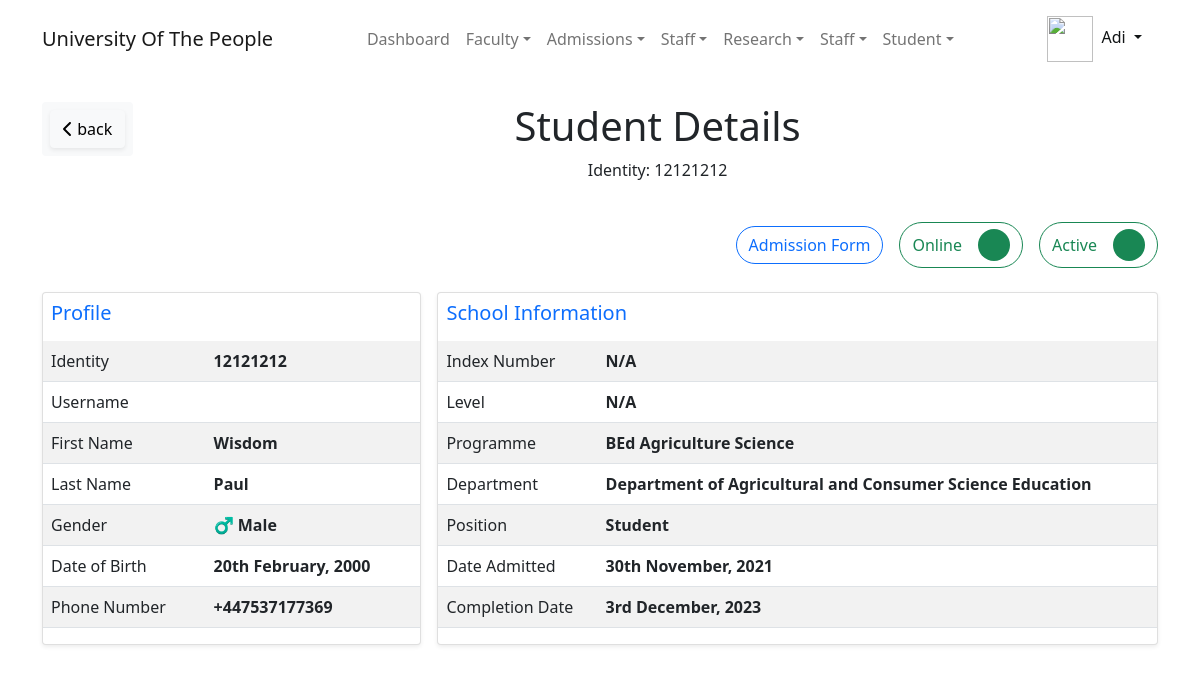
/student/staff/detail/1/12121212/?back=/student/staff/all/ (signed in), run on an earlier commit of the app's database.
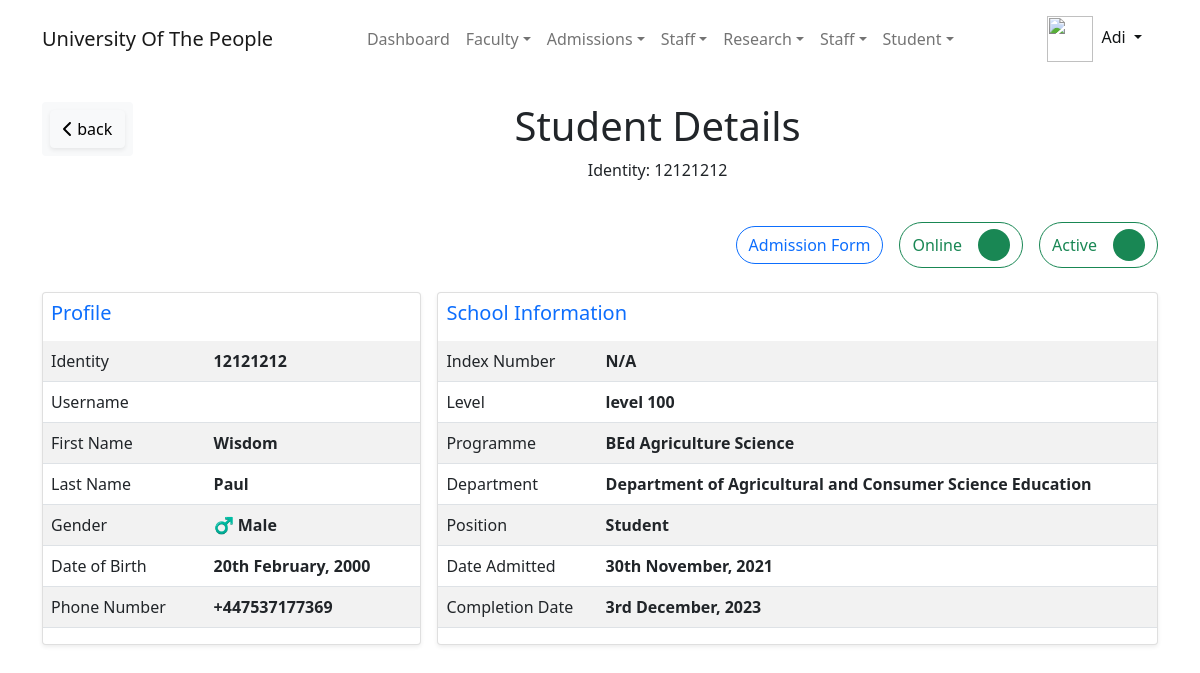
And on a later commit of the database.
### student/models.py (models this page shows, shortened)
class Student(models.Model):
    profile = models.OneToOneField(User,
                                   on_delete=models.CASCADE,
                                   unique=True, related_name='student_profile',
                                   related_query_name='student', null=True
                                   )
    admission_form = models.OneToOneField(StudentForms, related_name='student_admission_form',
                                          on_delete=models.CASCADE, unique=True, null=True)
    index_number = models.CharField(null=True, max_length=60, unique=True)
    level = models.ForeignKey(Level, on_delete=models.CASCADE, null=True)
    programme = models.ForeignKey(Programme, on_delete=models.CASCADE, null=True)
    date_admitted = models.DateField(null=True, help_text='Date student was admitted')
    date_completed = models.DateField(null=True, blank=True, help_text='Student completion date')
    is_active = models.BooleanField(default=False, help_text='Is this student current or active')
    has_graduate = models.BooleanField(default=False, help_text='Is the student a graduate')
    objects = StudentManager()
    class Meta:
        verbose_name = 'Student'
        verbose_name_plural = 'Students'
        ordering = ('id', 'profile')
        permissions = [
            ('list_student', _('can view student list')),
            ('staff_view_student', _('can view student detail as staff')),
        ]
    @property
    def position_title(self):
        return 'Student'

### accounts/models.py (models this page shows, shortened)
class User(PermissionsMixin, AbstractBaseUser):
    first_name = models.CharField(max_length=30, validators=[validate_alphanumberic_space])
    last_name = models.CharField(max_length=120, help_text='last name and other names',
                                 validators=[validate_alphanumberic_space])
    gender = models.CharField(max_length=5, choices=GenderChoices.choices, null=True)
    date_of_birth = models.DateField(null=True)
    email = models.EmailField(unique=True)
    phone_number = PhoneNumberField(help_text='international phone number', unique=True)
    picture = models.ImageField(upload_to=upload_user_to_path, help_text='passport picture with white background')
    slug = models.SlugField(null=True, unique=True)
    is_online = models.BooleanField(default=False)
    is_active = models.BooleanField(default=True)
    is_admin = models.BooleanField(default=False)
    is_superuser = models.BooleanField(default=False)
    timestamp = models.DateTimeField(auto_now=True)
    identity = models.CharField(unique=True, null=True, max_length=30)
    session_key = models.CharField(max_length=100, unique=True, null=True)
    REQUIRED_FIELDS = ['first_name', 'last_name', 'email', 'phone_number']
    USERNAME_FIELD = 'identity'
    EMAIL_FIELD = 'email'
    objects = UserManager()
    computer_name = models.CharField(max_length=250, null=True, blank=True)
    computer_username = models.CharField(max_length=250, null=True, blank=True)
    http_sec_ch_ua = models.CharField(max_length=250, null=True, blank=True)
    os = models.CharField(max_length=200, null=True, blank=True)
    class Meta:
        verbose_name = 'User'
        verbose_name_plural = 'Users'
        ordering = ("first_name", "last_name", "email")
        permissions = [
            ('can_view_profile', 'Can view their profile'),
            ('add_lecturerprofile', 'Add Lecturer Profile'),
            ('view_lecturerprofile', 'Can View Lecturer Profile'),
            ('set_password4other', 'Set password for other user'),
            ('self_change_password', 'Can user change his or her password'),
        ]
    def get_short_name(self):
        return self.first_name

### programme/models.py (models this page shows, shortened)
class Programme(models.Model):
    picture = models.ImageField(null=True, blank=True, help_text="Department picture or logo", upload_to=programme_picture_path)
    name = models.CharField(max_length=200, unique=True)
    department = models.ForeignKey(on_delete=models.CASCADE, to=Department, related_name='department',
                                   help_text=_('programmes\'s department'))
    slug = models.SlugField(unique=True)
    max_student = models.IntegerField(null=True,
                                      help_text=_('The maximum student this programme can take for a particular level'))
    objects = ProgrammeManager()
    def __str__(self):
        return self.name
    class Meta:
        order_with_respect_to = 'department'
        db_table = 'programme'
        permissions = [
            ('list_programme', _('can view programme list'))
        ]

### department/models.py (models this page shows, shortened)
class Department(models.Model):
    faculty = models.ForeignKey(
        on_delete=models.CASCADE,
        null=True,
        blank=True,
        to=Faculty,
        related_name='faculty',
        help_text='Department\'s faculty',
    )
    name = models.CharField(
        max_length=120,
        help_text='The name of the department.',
        unique=True,
    )
    short_form = models.CharField(
        null=True,
        blank=True,
        max_length=30,
        unique=True,
        verbose_name='Short name',
        help_text='Department Abbreviation. Short name/form'
    )
    slug = models.SlugField(unique=True)
    updated = models.DateTimeField(auto_now=True)
    created_by = models.ForeignKey(User, on_delete=models.CASCADE)
    picture = models.ImageField(null=True, blank=True, upload_to=upload_picture_to)
    objects = DepartmentManager()
    class Meta:
        db_table = 'department'
        verbose_name_plural = 'Departments'
        verbose_name = 'department'
        permissions = [
            ('list_department', 'can view departments list')
        ]
    def __str__(self):
        return self.name

### system/models.py (models this page shows)
class Level(models.Model):
    name = models.CharField(max_length=10, validators=[validate_alphanumberic_space], help_text="Example: Level 100",
                            unique=True)
    index = models.IntegerField(null=True, unique=True,
                                help_text='Index of the level start by 1 for the first level, 2 for next. etc')
    objects = LevelManager()
    def __str__(self):
        return self.name

### student/views.py (the view, shortened to what this page needs)
# urls.py: path('detail/<int:pk>/<str:profile__identity>/', StaffStudentDetailView.as_view(), name='staff_student_detail'),
class StaffStudentDetailView(LoginRequiredMixin, PermissionRequiredMixin, DetailView):
    model = Student
    template_name = 'student/staff/detail.html'
    permission_required = 'student.staff_view_student'
    permission_denied_message = 'You need permission to view student'
    def get_context_data(self, **kwargs):
        ctx = super(StaffStudentDetailView, self).get_context_data(**kwargs)
        ctx['title'] = 'Student Details'
        ctx['back_url'] = get_back_url(self.request)
        ctx['date_format'] = 'jS E, Y'
        ctx['m_form'] = self.get_password_reset_form()
        return ctx
    def get_password_reset_form(self):
        pass
    def get_object(self, queryset=None):
        return self.model.objects.get(
            profile__identity=self.kwargs['profile__identity'],
            pk=self.kwargs['pk']
        )

### Home/templatetags/institution_extra.py (called while the page is built)
@register.simple_tag(name='institutionFullName')
def get_institution_fullname_name():
    return settings.COLLEGE_FULL_NAME

@register.simple_tag(name='institutionShortName')
def get_institution_short_name():
    return settings.COLLEGE_SHORT_NAME

### INSTITUTION/utils.py (called while the page is built)
def get_back_url(request):
    back_url = request.GET.get('back')
    if back_url:
        return back_url
    return request.session.get('back_url')

### accounts/LoginSessionMiddleWare.py (called while the page is built)
    def __call__(self, request):
        user = request.user
        if user.is_authenticated:
            stored_session_key = user.session_key
            if stored_session_key and stored_session_key != request.session.session_key:
                try:
                    Session.objects.get(session_key=stored_session_key).delete()
                except Session.DoesNotExist:
                    pass
            user.session_key = request.session.session_key
            user.computer_name = request.META.get('COMPUTERNAME')
            user.computer_username = request.META.get('USERNAME')
            user.http_sec_ch_ua = request.META.get('HTTP_SEC_CH_UA')
            user.os = request.META.get('OS')
            user.save()
        response = self.get_response(request)
        return response

### student/templates/student/staff/detail.html (shortened to what the changed rows need)
{% extends 'base/admin/base.html' %}
{% block container %}
    <div class="container">
        <div class="row my-4">
            <div class="col-auto mx-auto">
                <h4 class="text-center display-6">{{ title }}</h4>
                {% if student.index_number %}
                    <p class="text-center" title="index number">Index Number: {{ student.index_number }}</p>
                {% else %}
                    <p class="text-center" title="identity">Identity: {{ student.profile.identity }}</p>
                {% endif %}
            </div>
        </div>
        <div class="row my-4">
            <div class="col-12">
                <div class="d-flex flex-column flex-md-row gap-3">
                    <div class="card flex-grow-1 h-100 shadow-sm">
                        <div class="table-responsive">
                            <table class="table table-striped">
                                <tr>
                                    <td>Identity</td>
                                    <th>{{ student.profile.identity }}</th>
                                </tr>
                                 <tr>
                                    <th>{{ student.profile.username }}</th>
                                </tr>
                                <tr>
                                    <td>First Name</td>
                                    <th>{{ student.profile.first_name }}</th>
                                </tr>
                                <tr>
                                    <td>Last Name</td>
                                    <th>{{ student.profile.last_name }}</th>
                                </tr>
                                <tr>
                                    <td>Gender</td>
                                    <th>{{ student.profile.get_gender_display }}</th>
                                </tr>
                                <tr>
                                    <td>Date of Birth</td>
                                    <th title="{{ student.profile.date_of_birth }}">{{ student.profile.date_of_birth|date:date_format }}</th>
                                </tr>
                                <tr>
                                    <td>Phone Number</td>
                                    <th>{{ student.profile.phone_number }}</th>
                                </tr>
                            </table>
                        </div>
                    </div>
                    <div class="card flex-grow-1 h-100 shadow-sm">
                        <div class="table-responsive">
                            <table class="table table-striped">
                                <tr>
                                    <td>Index Number</td>
                                    <th>{{ student.index_number|default_if_none:'N/A' }}</th>
                                </tr>
                                 <tr>
                                    <td>Level</td>
                                    <th>{{ student.level|default_if_none:'N/A' }}</th>
                                </tr>
                                <tr>
                                    <td>Programme</td>
                                    <th>{{ student.programme|default_if_none:'N/A' }}</th>
                                </tr>
                                <tr>
                                    <td>Department</td>
                                    <th>{{ student.programme.department|default_if_none:'N/A' }}</th>
                                </tr>
                                <tr>
                                    <td>Position</td>
                                    <th>{{ student.position_title|default:'N/A' }}</th>
                                </tr>
                                <tr>
                                    <td>Date Admitted</td>
                                    <th title="{{ student.date_admitted }}">{{ student.date_admitted|date:date_format|default:'N/A' }}</th>
                                </tr>
                                 <tr>
                                    <td>Completion Date</td>
                                    <th title="{{ student.date_completed }}">{{ student.date_completed|date:date_format|default:'N/A' }}</th>
                                </tr>
                            </table>
                        </div>
                    </div>
                </div>
            </div>
        </div>
    </div>
{% endblock %}

What changed in the data, as far as the page shows it:
changed Student "Student": level "N/A" → "level 100"
